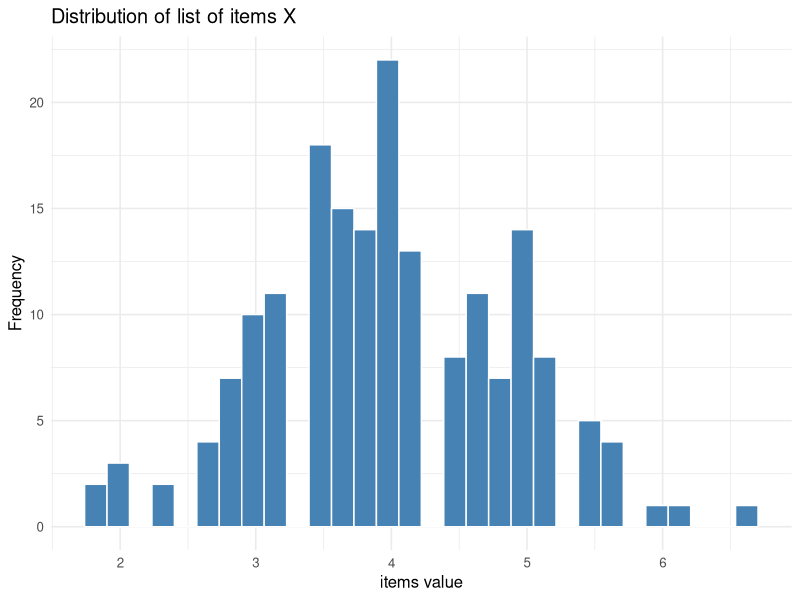
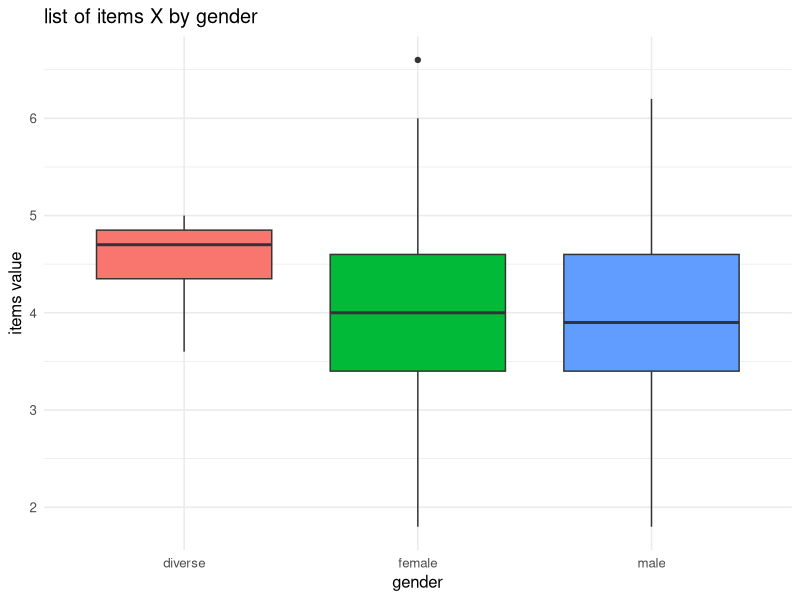
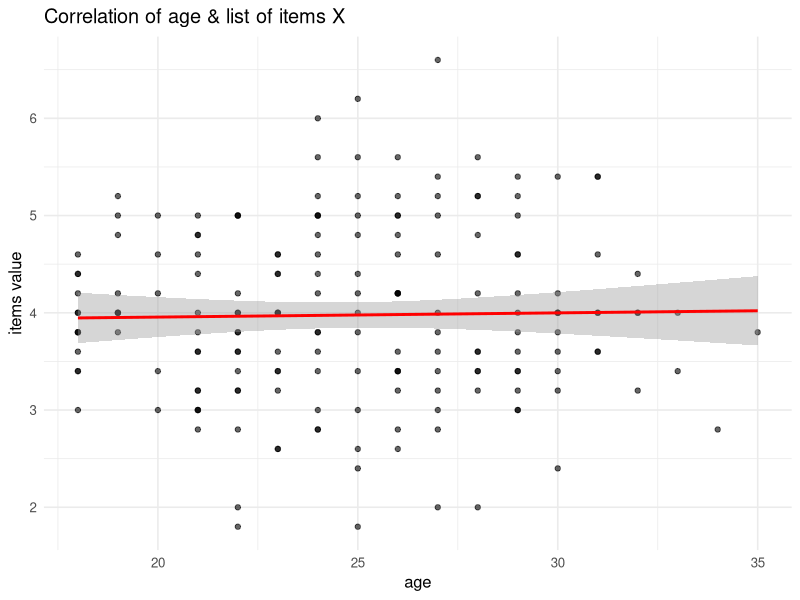
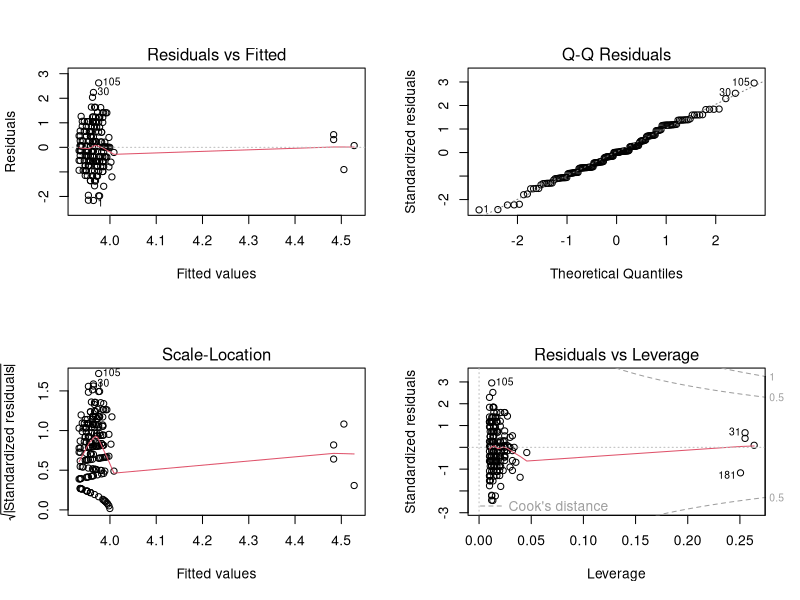

Here is the R script that generated these plots, in order:
# ==============================================================================
# rBasicAnalysisToolkit(rBAT) v1_0_0 by wisaimtiac

# ██████╗    /\   {}_{}   /\       A reusable collection of R-code snippets
# ██╔══██╗  /  \__(ö ö)__/  \      to clean, explore and analyze data from e.g.:
# ██████╔╝ /    ,_|\./|_,    \     psychological experiments or questionnaires.
# ██╔══██╗ ~~~~'  |   |  '~~~~     The script runs "out of the box" with 
# ██║  ██║        \___/            simulated data (section 2a), so testing can
# ╚═╝  ╚═╝        /   \            be done without an external dataset.

# To analyze your own data, remove comments on the import (section 2b)
# and comment out the data simulation block (section 2a) to skip it.

# ATTENTION:
# The comment "# RSH!" signifies where you should "Rename Something Here!",
# to make the script use variables, etc. matching your personal data & analyses.


# ------------------------------------------------------------------------------
# 1. SETUP & PACKAGES

pakete  <- c("tidyverse", "psych", "afex", "car", "pwr")
missingPack <- setdiff(pakete, rownames(installed.packages()))
if (length(missingPack) > 0) install.packages(missingPack)
invisible(lapply(pakete, library, character.only = TRUE))

set.seed(23)  # For reproducability.

theme_set(theme_minimal(base_size = 12)) # Presetting uniform plot-design once.


# ------------------------------------------------------------------------------
# 2a. SIMULATION OF EXAMPLE DATA (to preprocess and analyse your own data
#                                 go to section 2b and comment out this block)

n <- 200
dataRaw <- tibble(
  ID_ORIGINAL = 1:n,
  AGE_VAR     = round(rnorm(n, mean = 24, sd = 5)),
  GENDER_VAR  = sample(c(1, 2, 3), n, replace = TRUE, prob = c(.50, .45, .05)),
  GROUP_VAR   = sample(c("A", "B", "C"), n, replace = TRUE)
)
items_sim <- as_tibble(matrix( # Adding Likert-scale items (1-7)
  sample(1:7, n * 10, replace = TRUE), nrow = n, 
  dimnames = list(NULL, paste0("ITEM_", sprintf("%02d", 1:10)))
))
dataRaw <- bind_cols(dataRaw, items_sim)
dataRaw$AGE_VAR[sample(n, 5)] <- NA # Scatter a few missing values.


# ------------------------------------------------------------------------------
# 2b. IMPORTING YOUR OWN DATA  (remove comments to activate and put comments on 2a)

# Provide your CSV file:
# dataRaw <- read_csv2(
#   "YOUR_FILENAME_HERE.csv",                                              		# RSH!
#   na     = c("-9", "NA", ""),  # How are missings coded?
#   locale = locale(decimal_mark = ",", grouping_mark = ".")
# )

glimpse(dataRaw)


# ------------------------------------------------------------------------------
# 3. CLEANING & RECODING

# Function to revert inverted items - general, not fixed to 7 steps.
reversePol <- function(x, max, min = 1) (max + min) - x            				# RSH!

# List items, comprising a certain questionnaire (Item 3 used in reverted form).
# Defined once, reused everywhere.
list_of_items <- c("item01", "item02", "item03_R", "item04", "item05")			# RSH!

# 3.1 Choosing & renaming items/variables.
dataClean <- dataRaw %>%
  select(
    id     = ID_ORIGINAL,                                      					# RSH!
    age    = AGE_VAR,
    gender = GENDER_VAR,
    group = GROUP_VAR,
    num_range("ITEM_", 1:10, width = 2) # loop thorugh ITEM_01 to ITEM_10. 
  ) %>%
  # ITEM_01 -> item01, ... (unifying lower case renaming).                 	
  rename_with(~ str_replace(.x, "ITEM_", "item"), starts_with("ITEM_")) %>%     # RSH!
  
  # 3.2 Recoding: choice options as a factor + revert item 3. 
  mutate(
    genderF = factor(case_when(
      gender == 1 ~ "female",                    								# RSH!
      gender == 2 ~ "male", 
      gender == 3 ~ "diverse",    
      TRUE ~ NA_character_ # Convert unknown to real missing. 
    )),
    group   = factor(group),
    item03_R = reversePol(item03, max = 7) # 7-step Likert-Scale
  ) %>%
  
  # 3.3 Filtering (e.g.: only above certain age).
  filter(age >= 18) %>%                                							# RSH!
  
  # 3.4 Calculating Subscales -- vectorzied instead of rowwise(). 
  mutate(
    list_mean = rowMeans(across(all_of(list_of_items)), na.rm = TRUE),          # RSH!
    skala_sum  = rowSums(across(all_of(list_of_items)),  na.rm = TRUE)
  )

# na.rm = TRUE returns a mean, even though only a small number of
# items have been answered. More strict is a minimum number of valid items:     # RSH!
#   dataClean <- dataClean %>%
#     mutate(valide = rowSums(!is.na(across(all_of(list_of_items)))),
#            list_mean = if_else(valide >= 4, list_mean, NA_real_))
#                         # In this example, there would need to be at least 
#                         # **four** valid answers, for values to be included.


# ------------------------------------------------------------------------------
# 4. CALCULATING RELIABILITY OF (SUB)SCALE

# ATTENTION: Cronbachs Alpha. psych::alpha --> named explicitly, 
# because scales/ggplot2 have a function named alpha() as well.
psych::alpha(select(dataClean, all_of(list_of_items)))                        	# RSH!


# ------------------------------------------------------------------------------
# 5. DESCRIPTIVE STATISTICS

# Frequency & percentage table of categorial variable(s).
table(dataClean$genderF)                       									# RSH!
prop.table(table(dataClean$genderF))

# Metric characterists - Mean, SD, Min, Max, Skew etc.  
psych::describe(dataClean[, c("age", "list_mean")])                        		# RSH!

# Separated by levels of variable. 
psych::describeBy(dataClean$list_mean, group = dataClean$genderF)               # RSH!


# ------------------------------------------------------------------------------
# 6. DATENVISUALISIERUNG (ggplot2)

# Histogram (for checking distribution)
ggplot(dataClean, aes(x = list_mean)) +                                         # RSH!
  geom_histogram(fill = "steelblue", color = "white", bins = 30) +           
  labs(title = "Distribution of list of items X", x = "items value", y = "Frequency")

# Boxplot (for comparison between levels of variable)
ggplot(dataClean, aes(x = genderF, y = list_mean, fill = genderF)) +            # RSH!
  geom_boxplot() +
  labs(title = "list of items X by gender", x = "gender", y = "items value") +
  theme(legend.position = "none")

# Scatterplot + regression line (correlation) 
ggplot(dataClean, aes(x = age, y = list_mean)) +                                # RSH!
  geom_point(alpha = 0.6) +
  geom_smooth(method = "lm", formula = y ~ x, color = "red") +
  labs(title = "Correlation of age & list of items X", x = "age", y = "items value")


# ------------------------------------------------------------------------------
# 7. INFERENTIAL STATISTICS

# --- A) Correlation                                              
cor.test(dataClean$age, dataClean$list_mean, use = "complete.obs")              # RSH!

# --- B1) t-Test
dat_tt <- dataClean %>%                                                     	# RSH!
  filter(genderF %in% c("female", "male")) %>%
  droplevels()

# --- B2) Homogenity of variance                    
car::leveneTest(list_mean ~ genderF, data = dat_tt)                            	# RSH!

# --- B3) Welch-Test
# (var.equal = FALSE) is default & safe choice, independent of Levene-result.
t.test(list_mean ~ genderF, data = dat_tt)   									# RSH!

# --- C) ANOVA (>2 groups) using afex                            
anova_model <- afex::aov_ez( # afex has informative print method.               # RSH!
  id = "id", dv = "list_mean", between = "group", data = dataClean
)
anova_model

# --- D) Linear & multiple regression                      
lm_model <- lm(list_mean ~ age + genderF, data = dataClean)                     # RSH!
summary(lm_model)

# To check requirements: shows all four diagnostic-plots at once.
par(mfrow = c(2, 2)); plot(lm_model); par(mfrow = c(1, 1))               		# RSH!
car::vif(lm_model)   # Multi collinearity (Values > ~5 are critical!)


# ------------------------------------------------------------------------------
# 8. POWER-ANALYSIS

# What sample size is required, to be able to possibly discover a middle strong 
# effect size (d = 0.5) for the t-test with 80 % power with alpha = .05?     
pwr::pwr.t.test(d = 0.5, sig.level = 0.05, power = 0.80, type = "two.sample")   # RSH!
